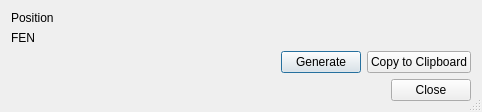
<?xml version="1.0" encoding="UTF-8"?>
<ui version="4.0">
 <class>Chess960Generator</class>
 <widget class="QDialog" name="Chess960Generator">
  <property name="geometry">
   <rect>
    <x>0</x>
    <y>0</y>
    <width>482</width>
    <height>112</height>
   </rect>
  </property>
  <property name="windowTitle">
   <string>Chess960 Generator</string>
  </property>
  <property name="sizeGripEnabled">
   <bool>true</bool>
  </property>
  <layout class="QVBoxLayout" name="verticalLayout">
   <item>
    <widget class="QLabel" name="lbl_positionNumber">
     <property name="text">
      <string>Position</string>
     </property>
    </widget>
   </item>
   <item>
    <widget class="QLabel" name="lbl_fen">
     <property name="text">
      <string>FEN</string>
     </property>
    </widget>
   </item>
   <item>
    <widget class="QWidget" name="widget" native="true">
     <layout class="QHBoxLayout" name="horizontalLayout">
      <property name="leftMargin">
       <number>0</number>
      </property>
      <property name="topMargin">
       <number>0</number>
      </property>
      <property name="rightMargin">
       <number>0</number>
      </property>
      <property name="bottomMargin">
       <number>0</number>
      </property>
      <item>
       <spacer name="horizontalSpacer">
        <property name="orientation">
         <enum>Qt::Horizontal</enum>
        </property>
        <property name="sizeHint" stdset="0">
         <size>
          <width>40</width>
          <height>20</height>
         </size>
        </property>
       </spacer>
      </item>
      <item>
       <widget class="QPushButton" name="pushButton">
        <property name="text">
         <string>Generate</string>
        </property>
       </widget>
      </item>
      <item>
       <widget class="QPushButton" name="pushButton_2">
        <property name="text">
         <string>Copy to Clipboard</string>
        </property>
       </widget>
      </item>
     </layout>
    </widget>
   </item>
   <item>
    <widget class="QDialogButtonBox" name="buttonBox">
     <property name="orientation">
      <enum>Qt::Horizontal</enum>
     </property>
     <property name="standardButtons">
      <set>QDialogButtonBox::Close</set>
     </property>
    </widget>
   </item>
  </layout>
 </widget>
 <resources/>
 <connections>
  <connection>
   <sender>buttonBox</sender>
   <signal>accepted()</signal>
   <receiver>Chess960Generator</receiver>
   <slot>accept()</slot>
   <hints>
    <hint type="sourcelabel">
     <x>227</x>
     <y>94</y>
    </hint>
    <hint type="destinationlabel">
     <x>157</x>
     <y>111</y>
    </hint>
   </hints>
  </connection>
  <connection>
   <sender>buttonBox</sender>
   <signal>rejected()</signal>
   <receiver>Chess960Generator</receiver>
   <slot>reject()</slot>
   <hints>
    <hint type="sourcelabel">
     <x>295</x>
     <y>100</y>
    </hint>
    <hint type="destinationlabel">
     <x>286</x>
     <y>111</y>
    </hint>
   </hints>
  </connection>
  <connection>
   <sender>pushButton</sender>
   <signal>released()</signal>
   <receiver>Chess960Generator</receiver>
   <slot>Generate()</slot>
   <hints>
    <hint type="sourcelabel">
     <x>322</x>
     <y>59</y>
    </hint>
    <hint type="destinationlabel">
     <x>133</x>
     <y>49</y>
    </hint>
   </hints>
  </connection>
  <connection>
   <sender>pushButton_2</sender>
   <signal>released()</signal>
   <receiver>Chess960Generator</receiver>
   <slot>CopyToClipboard()</slot>
   <hints>
    <hint type="sourcelabel">
     <x>387</x>
     <y>63</y>
    </hint>
    <hint type="destinationlabel">
     <x>478</x>
     <y>64</y>
    </hint>
   </hints>
  </connection>
 </connections>
 <slots>
  <slot>Generate()</slot>
  <slot>CopyToClipboard()</slot>
 </slots>
</ui>
